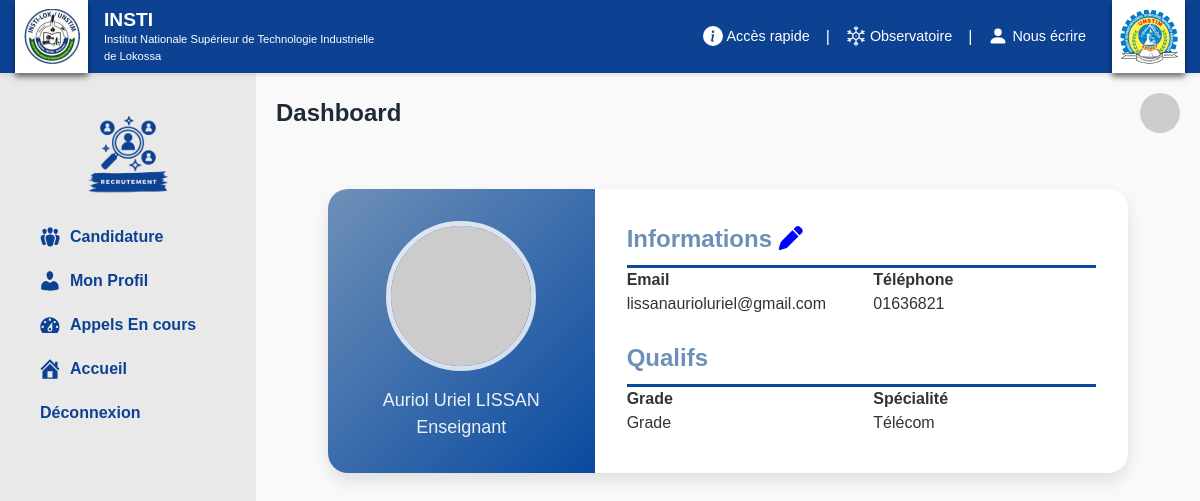
Page /profil/ (signed in) on the committed database.
### recruit/models.py (models this page shows, shortened)
class Enseignant(models.Model):
  created_by = models.OneToOneField(User, primary_key=True ,on_delete=models.CASCADE)
  nom = models.CharField(max_length=255, blank=False, null=False)
  prenom = models.CharField(max_length=255, blank=False, null=False)
  adresse = models.CharField(max_length=255, blank=False, null=False)
  contact = models.CharField(max_length=8, validators=[RegexValidator(regex=r'^\d+$', message='Uniquement des chiffres'),], blank=False, null=False)
  email = models.EmailField(blank=False, null=False, unique=True)
  photo = models.ImageField(upload_to='enseignants/photos/', blank=False, null=True)
  diplome = models.ForeignKey(Parametre,  on_delete=models.CASCADE, related_name='enseignant_diplome', limit_choices_to={"type": "dip"}, blank=False)
  grade = models.ForeignKey(Parametre,  on_delete=models.CASCADE, related_name='enseignant_grade', limit_choices_to={"type": "gde"}, blank=False)
  spec = models.ForeignKey(Specialite, on_delete=models.CASCADE, blank=False)
  class Meta:
    verbose_name = "Enseignant"
    verbose_name_plural = "Enseignants"
    unique_together = ["nom", "prenom"]

class Parametre(models.Model):
  choix = [("dip", "Diplôme"), ("gde", "Grade")]
  type = models.CharField(max_length=50, choices=choix, default="dip", blank=False, null=False)
  titre = models.CharField(max_length=255, blank=False, null=False)
  description = models.TextField(default='')
  class Meta:
    verbose_name = "Paramètre"
    verbose_name_plural = "Paramètres"

class Specialite(models.Model):
  intitule = models.CharField(max_length=150, verbose_name='intitulé', unique=True, blank=False, null=False)
  description = models.TextField(max_length=500, default='')
  sys_name = models.CharField(max_length=20)
  def __str__(self):
    return self.intitule
  class Meta:
    verbose_name = "Spécialité"
    verbose_name_plural = "Spécialités"

### recruit/views.py (the view)
# urls.py: path("profil/", views.profile, name="profil"),
@login_required
def profile(request:HttpRequest):
  if request.user.groups.filter(name='Evaluateur').exists():
    try:
      eva = get_object_or_404(Evaluateur, created_by=request.user)
      return render(request, 'profiles/jury.html', context={'profil':eva})
    except:
      return render(request, 'profiles/jury.html')
  elif request.user.groups.filter(name='Enseignant').exists():
    try:
      ens = get_object_or_404(Enseignant, created_by=request.user)
      return render(request, 'profiles/teacher.html', context={'profil':ens})
    except:
      return render(request, 'profiles/teacher.html' )
  elif request.user.groups.filter(name='Ecole').exists():
    try:
      eco = get_object_or_404(Ecole, created_by=request.user)
      return render(request, 'profiles/ecole.html', context={'profil':eco})
    except:
      return render(request, 'profiles/ecole.html' )

### recruit/templates/profiles/teacher.html
{% extends "dashboard.html" %}
{% load static %}
{% block link %}
  <link rel="stylesheet" href="{% static 'profil.css' %}">
{% endblock %}
{% block contents %}
  {% if profil %}
    <div class="conteneur">
      <div class="profile-card">
        <div class="profile-image-section">
          <img src="https://via.placeholder.com/150 " alt="Profil Image">
          <p>{{ profil.prenom }} {{ profil.nom }}</p>
          <p>Enseignant</p>
        </div>
        <div class="profile-info-section">
          <div>
            <p class="section-title">Informations <a href="{% url 'recruit:update' %}"> <i class="fa-solid fa-pen" style="color:blue;"></i></a> </p>
            <div class="info-group">
              <div class="info-item">
                <div class="font-bold">Email</div>
                <div>{{ profil.email }}</div>
              </div>
              <div class="info-item">
                <div class="font-bold">Téléphone</div>
                <div>{{ profil.contact }}</div>
              </div>
            </div>
          </div>
          <div>
            <p class="section-title">Qualifs</p>
            <div class="info-group">
              <div class="info-item">
                <div class="font-bold">Grade</div>
                <div>{{ profil.grade.titre }}</div>
              </div>
              <div class="info-item">
                <div class="font-bold">Spécialité</div>
                <div>{{ profil.spec }}</div>
              </div>
            </div>
          </div>
        </div>
      </div>
    </div>
  {% else %}
  <p> Vous n'avez pas défini de profil <a style="color: #0072ff;" href="{% url 'recruit:profil_creation' %}">Creer Votre Profil </a> </p>
  {% endif %}
{% endblock %}

### recruit/static/profil.css (style rules this page uses)
:root { --primary-color: #6e90b8; --secondary-color: #094aa0; --text-color: #333; --text-muted: #777; --background-color: #f9f9f9; --card-background: #ffffff; --border-radius: 20px; --box-shadow: 0 8px 16px rgba(0, 0, 0, 0.1); --font-family: 'Poppins', sans-serif; }
* { margin: 0; padding: 0; box-sizing: border-box; font-family: var(--font-family); scroll-behavior: smooth; }
body { background-color: var(--background-color); color: var(--text-color); min-height: 100vh; font-size: 16px; }
.conteneur { display: flex; justify-content: center; align-items: center; padding: 2rem; }
.profile-card { display: grid; grid-template-columns: 1fr 2fr; background-color: var(--card-background); border-radius: var(--border-radius); overflow: hidden; box-shadow: var(--box-shadow); width: 100%; max-width: 800px; transition: transform 0.3s ease, box-shadow 0.3s ease; margin-bottom: 2rem; }
.profile-image-section { background: linear-gradient(135deg, var(--primary-color), var(--secondary-color)); display: flex; flex-direction: column; align-items: center; justify-content: center; padding: 2rem; color: #fff; text-align: center; }
.profile-image-section img { border-radius: 50%; height: 150px; width: 150px; border: 5px solid rgba(255, 255, 255, 0.8); margin-bottom: 1rem; }
.profile-image-section p { font-size: 1.125rem; opacity: 0.9; }
.profile-info-section { padding: 2rem; display: flex; flex-direction: column; gap: 1.5rem; }
.section-title { font-weight: 600; font-size: 1.5rem; color: var(--primary-color); border-bottom: 3px solid var(--secondary-color); padding-bottom: 0.5rem; }
.info-group { display: flex; flex-wrap: wrap; gap: 1.5rem; }
.info-item { flex: 1 1 45%; }

### rows in the picture
Enseignant: prenom "Auriol Uriel", nom "LISSAN", email "lissanaurioluriel@gmail.com", contact "01636821", grade.titre "Grade", spec "Télécom"
